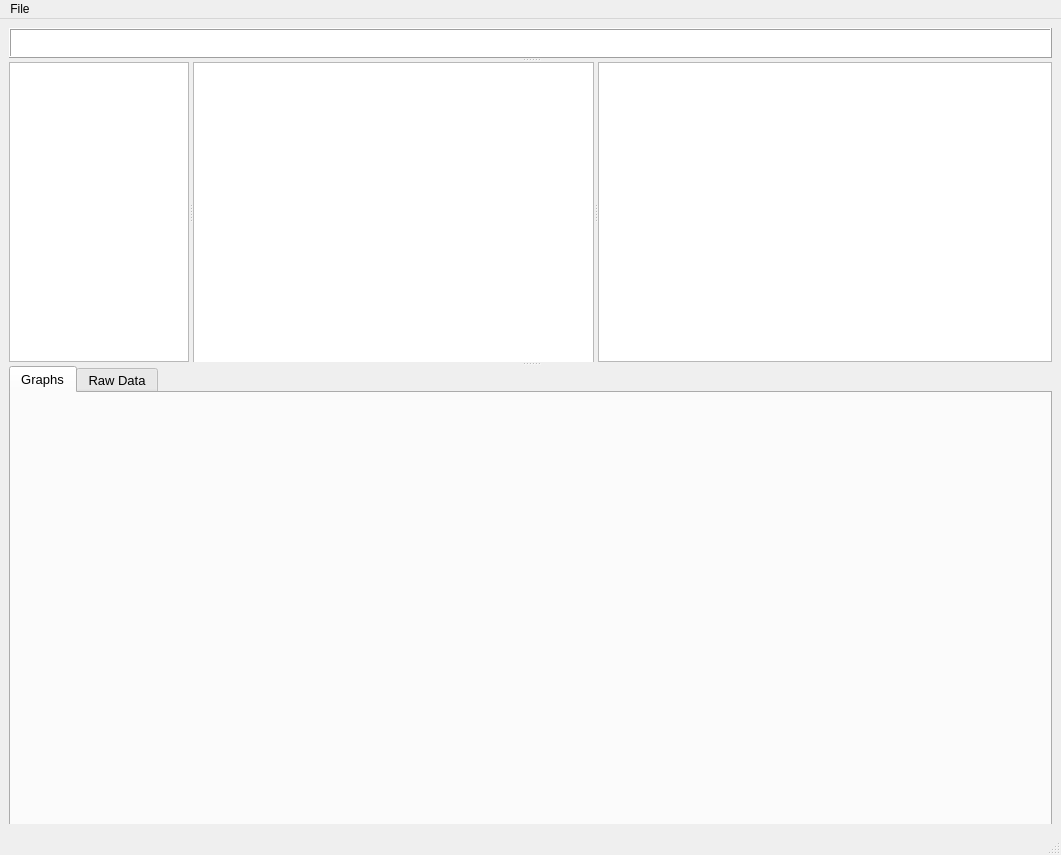
<?xml version="1.0" encoding="UTF-8"?>
<ui version="4.0">
 <class>MainWindow</class>
 <widget class="QMainWindow" name="MainWindow">
  <property name="geometry">
   <rect>
    <x>0</x>
    <y>0</y>
    <width>1061</width>
    <height>855</height>
   </rect>
  </property>
  <property name="sizePolicy">
   <sizepolicy hsizetype="Preferred" vsizetype="Preferred">
    <horstretch>0</horstretch>
    <verstretch>0</verstretch>
   </sizepolicy>
  </property>
  <property name="maximumSize">
   <size>
    <width>2560</width>
    <height>1440</height>
   </size>
  </property>
  <property name="windowTitle">
   <string>Console Log Analysis</string>
  </property>
  <widget class="QWidget" name="centralwidget">
   <property name="enabled">
    <bool>true</bool>
   </property>
   <property name="sizePolicy">
    <sizepolicy hsizetype="Expanding" vsizetype="Expanding">
     <horstretch>0</horstretch>
     <verstretch>0</verstretch>
    </sizepolicy>
   </property>
   <property name="minimumSize">
    <size>
     <width>913</width>
     <height>610</height>
    </size>
   </property>
   <property name="maximumSize">
    <size>
     <width>2560</width>
     <height>1440</height>
    </size>
   </property>
   <layout class="QGridLayout" name="gridLayout">
    <item row="0" column="0">
     <widget class="QSplitter" name="splitter_2">
      <property name="orientation">
       <enum>Qt::Vertical</enum>
      </property>
      <widget class="QTextEdit" name="headerBar">
       <property name="sizePolicy">
        <sizepolicy hsizetype="Expanding" vsizetype="Maximum">
         <horstretch>0</horstretch>
         <verstretch>0</verstretch>
        </sizepolicy>
       </property>
       <property name="minimumSize">
        <size>
         <width>0</width>
         <height>30</height>
        </size>
       </property>
       <property name="maximumSize">
        <size>
         <width>16777215</width>
         <height>30</height>
        </size>
       </property>
       <property name="font">
        <font>
         <pointsize>11</pointsize>
         <weight>75</weight>
         <bold>true</bold>
        </font>
       </property>
       <property name="autoFillBackground">
        <bool>true</bool>
       </property>
       <property name="frameShape">
        <enum>QFrame::Box</enum>
       </property>
       <property name="frameShadow">
        <enum>QFrame::Raised</enum>
       </property>
      </widget>
      <widget class="QSplitter" name="splitter">
       <property name="sizePolicy">
        <sizepolicy hsizetype="Minimum" vsizetype="Preferred">
         <horstretch>0</horstretch>
         <verstretch>0</verstretch>
        </sizepolicy>
       </property>
       <property name="minimumSize">
        <size>
         <width>0</width>
         <height>300</height>
        </size>
       </property>
       <property name="orientation">
        <enum>Qt::Horizontal</enum>
       </property>
       <widget class="QListWidget" name="itemsWidget">
        <property name="sizePolicy">
         <sizepolicy hsizetype="Minimum" vsizetype="Maximum">
          <horstretch>0</horstretch>
          <verstretch>0</verstretch>
         </sizepolicy>
        </property>
        <property name="minimumSize">
         <size>
          <width>180</width>
          <height>0</height>
         </size>
        </property>
        <property name="maximumSize">
         <size>
          <width>150</width>
          <height>16777215</height>
         </size>
        </property>
        <property name="font">
         <font>
          <pointsize>11</pointsize>
         </font>
        </property>
        <property name="lineWidth">
         <number>5</number>
        </property>
       </widget>
       <widget class="QTableWidget" name="detailWidget">
        <property name="sizePolicy">
         <sizepolicy hsizetype="Expanding" vsizetype="Minimum">
          <horstretch>0</horstretch>
          <verstretch>0</verstretch>
         </sizepolicy>
        </property>
        <property name="minimumSize">
         <size>
          <width>0</width>
          <height>350</height>
         </size>
        </property>
        <property name="font">
         <font>
          <pointsize>12</pointsize>
         </font>
        </property>
        <property name="sizeAdjustPolicy">
         <enum>QAbstractScrollArea::AdjustToContents</enum>
        </property>
        <property name="autoScrollMargin">
         <number>10</number>
        </property>
        <property name="showGrid">
         <bool>false</bool>
        </property>
        <property name="gridStyle">
         <enum>Qt::SolidLine</enum>
        </property>
        <property name="wordWrap">
         <bool>true</bool>
        </property>
        <property name="cornerButtonEnabled">
         <bool>true</bool>
        </property>
        <property name="columnCount">
         <number>3</number>
        </property>
        <attribute name="horizontalHeaderVisible">
         <bool>false</bool>
        </attribute>
        <attribute name="horizontalHeaderCascadingSectionResizes">
         <bool>false</bool>
        </attribute>
        <attribute name="horizontalHeaderDefaultSectionSize">
         <number>70</number>
        </attribute>
        <attribute name="horizontalHeaderHighlightSections">
         <bool>false</bool>
        </attribute>
        <attribute name="horizontalHeaderMinimumSectionSize">
         <number>30</number>
        </attribute>
        <attribute name="horizontalHeaderShowSortIndicator" stdset="0">
         <bool>false</bool>
        </attribute>
        <attribute name="horizontalHeaderStretchLastSection">
         <bool>true</bool>
        </attribute>
        <attribute name="verticalHeaderVisible">
         <bool>false</bool>
        </attribute>
        <attribute name="verticalHeaderCascadingSectionResizes">
         <bool>false</bool>
        </attribute>
        <attribute name="verticalHeaderDefaultSectionSize">
         <number>25</number>
        </attribute>
        <attribute name="verticalHeaderHighlightSections">
         <bool>true</bool>
        </attribute>
        <attribute name="verticalHeaderMinimumSectionSize">
         <number>30</number>
        </attribute>
        <attribute name="verticalHeaderShowSortIndicator" stdset="0">
         <bool>false</bool>
        </attribute>
        <attribute name="verticalHeaderStretchLastSection">
         <bool>false</bool>
        </attribute>
        <row>
         <property name="text">
          <string/>
         </property>
        </row>
        <column>
         <property name="text">
          <string>New Column</string>
         </property>
         <property name="font">
          <font>
           <pointsize>10</pointsize>
          </font>
         </property>
        </column>
        <column>
         <property name="text">
          <string>New Column</string>
         </property>
        </column>
        <column>
         <property name="text">
          <string/>
         </property>
        </column>
       </widget>
       <widget class="QTableWidget" name="channelDataWidget">
        <property name="sizePolicy">
         <sizepolicy hsizetype="Minimum" vsizetype="Expanding">
          <horstretch>0</horstretch>
          <verstretch>0</verstretch>
         </sizepolicy>
        </property>
        <property name="minimumSize">
         <size>
          <width>450</width>
          <height>0</height>
         </size>
        </property>
        <property name="font">
         <font>
          <pointsize>12</pointsize>
         </font>
        </property>
       </widget>
      </widget>
      <widget class="QTabWidget" name="tabWidget">
       <property name="sizePolicy">
        <sizepolicy hsizetype="Expanding" vsizetype="Minimum">
         <horstretch>0</horstretch>
         <verstretch>0</verstretch>
        </sizepolicy>
       </property>
       <property name="minimumSize">
        <size>
         <width>0</width>
         <height>500</height>
        </size>
       </property>
       <property name="font">
        <font>
         <pointsize>10</pointsize>
        </font>
       </property>
       <property name="currentIndex">
        <number>0</number>
       </property>
       <widget class="QWidget" name="graphWidget">
        <attribute name="title">
         <string>Graphs</string>
        </attribute>
        <layout class="QVBoxLayout" name="verticalLayout_2">
         <item>
          <layout class="QVBoxLayout" name="verticalLayout"/>
         </item>
        </layout>
       </widget>
       <widget class="QWidget" name="LogWidget">
        <attribute name="title">
         <string>Raw Data</string>
        </attribute>
        <layout class="QVBoxLayout" name="verticalLayout_5">
         <item>
          <widget class="QTableView" name="tableView"/>
         </item>
        </layout>
       </widget>
      </widget>
     </widget>
    </item>
   </layout>
  </widget>
  <widget class="QMenuBar" name="menubar">
   <property name="geometry">
    <rect>
     <x>0</x>
     <y>0</y>
     <width>1061</width>
     <height>22</height>
    </rect>
   </property>
   <widget class="QMenu" name="menuFile">
    <property name="title">
     <string>File</string>
    </property>
    <addaction name="actionOpen"/>
    <addaction name="actionClear"/>
    <addaction name="actionSave"/>
   </widget>
   <addaction name="menuFile"/>
  </widget>
  <widget class="QStatusBar" name="statusbar"/>
  <action name="actionOpen">
   <property name="text">
    <string>Open</string>
   </property>
   <property name="shortcut">
    <string>Ctrl+O</string>
   </property>
  </action>
  <action name="actionClear">
   <property name="text">
    <string>Clear</string>
   </property>
   <property name="shortcut">
    <string>Ctrl+D</string>
   </property>
  </action>
  <action name="actionSave">
   <property name="text">
    <string>Save</string>
   </property>
   <property name="shortcut">
    <string>Ctrl+S</string>
   </property>
  </action>
 </widget>
 <resources/>
 <connections/>
</ui>
